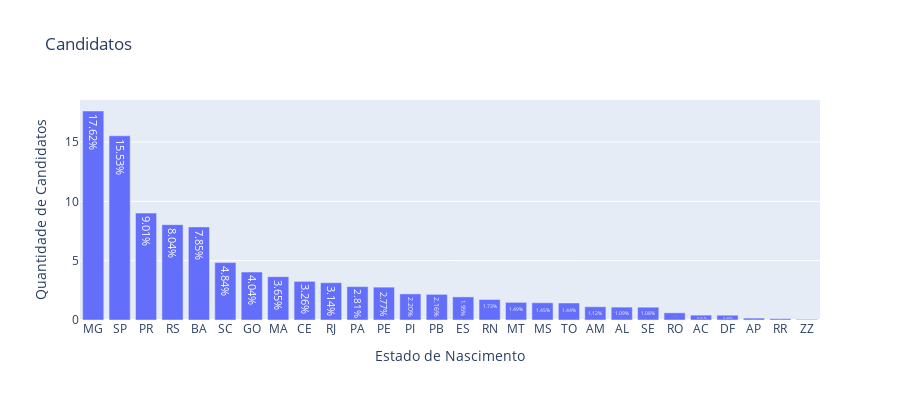

Notebook cell for this chart:
### Code cell
data = dados_agg['SG_UF_NASCIMENTO'].value_counts(normalize=True).reset_index()

data['proportion'] = data['proportion']*100

fig = px.bar(
    data, 
    x='SG_UF_NASCIMENTO',  # Eixo X
    y='proportion',  # Eixo Y
    title='Candidatos'  # Título do gráfico
)

# Atualizar os títulos dos eixos
fig.update_layout(
    xaxis_title="Estado de Nascimento",  # Título do eixo X
    yaxis_title="Quantidade de Candidatos",  # Título do eixo Y
    width=900, 
    height=400
)

# Mostrar os valores nas barras
fig.update_traces(texttemplate='%{y:.2f}%', textposition='inside')

fig.show()

### Figure 1 — Plotly figure (JSON) as saved in the notebook; plotly's stock layout.template omitted (floating-point values rounded to 4 significant figures)
{"data": [{"alignmentgroup": "True", "hovertemplate": "SG_UF_NASCIMENTO=%{x}<br>proportion=%{y}<extra></extra>", "legendgroup": "", "marker": {"color": "#636efa", "pattern": {"shape": ""}}, "name": "", "offsetgroup": "", "orientation": "v", "showlegend": false, "textposition": "inside", "texttemplate": "%{y:.2f}%", "type": "bar", "x": ["MG", "SP", "PR", "RS", "BA", "SC", "GO", "MA", "CE", "RJ", "PA", "PE", "PI", "PB", "ES", "RN", "MT", "MS", "TO", "AM", "AL", "SE", "RO", "AC", "DF", "AP", "RR", "ZZ"], "xaxis": "x", "y": [17.62, 15.53, 9.01, 8.037, 7.848, 4.839, 4.04, 3.652, 3.258, 3.143, 2.814, 2.771, 2.199, 2.162, 1.948, 1.729, 1.486, 1.454, 1.436, 1.116, 1.087, 1.078, 0.6063, 0.4105, 0.4041, 0.1595, 0.1135, 0.05453], "yaxis": "y"}], "layout": {"barmode": "relative", "height": 400, "legend": {"tracegroupgap": 0}, "title": {"text": "Candidatos"}, "width": 900, "xaxis": {"anchor": "y", "domain": [0, 1], "title": {"text": "Estado de Nascimento"}}, "yaxis": {"anchor": "x", "domain": [0, 1], "title": {"text": "Quantidade de Candidatos"}}}}
